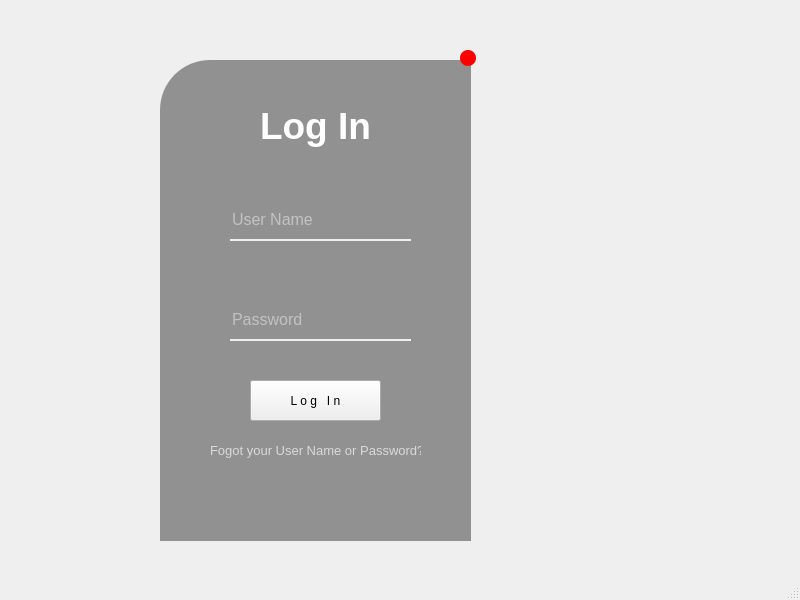
<?xml version="1.0" encoding="UTF-8"?>
<ui version="4.0">
 <class>MainWindow</class>
 <widget class="QMainWindow" name="MainWindow">
  <property name="geometry">
   <rect>
    <x>0</x>
    <y>0</y>
    <width>800</width>
    <height>600</height>
   </rect>
  </property>
  <property name="windowTitle">
   <string>MainWindow</string>
  </property>
  <widget class="QWidget" name="centralwidget">
   <widget class="QWidget" name="widget" native="true">
    <property name="geometry">
     <rect>
      <x>90</x>
      <y>40</y>
      <width>441</width>
      <height>511</height>
     </rect>
    </property>
    <widget class="QLabel" name="label">
     <property name="geometry">
      <rect>
       <x>70</x>
       <y>20</y>
       <width>311</width>
       <height>481</height>
      </rect>
     </property>
     <property name="styleSheet">
      <string notr="true">border-image: url(:/images/background.png);
background-color: rgba(0,0,0,100);
border-top-left-radius:50px;</string>
     </property>
     <property name="text">
      <string/>
     </property>
    </widget>
    <widget class="QLabel" name="label_2">
     <property name="geometry">
      <rect>
       <x>170</x>
       <y>60</y>
       <width>121</width>
       <height>51</height>
      </rect>
     </property>
     <property name="font">
      <font>
       <pointsize>28</pointsize>
       <weight>75</weight>
       <bold>true</bold>
      </font>
     </property>
     <property name="styleSheet">
      <string notr="true">color: rgb(255, 255, 255);</string>
     </property>
     <property name="text">
      <string>Log In</string>
     </property>
    </widget>
    <widget class="QLineEdit" name="lineEdit">
     <property name="geometry">
      <rect>
       <x>140</x>
       <y>160</y>
       <width>181</width>
       <height>41</height>
      </rect>
     </property>
     <property name="font">
      <font>
       <pointsize>12</pointsize>
      </font>
     </property>
     <property name="styleSheet">
      <string notr="true">background-color: rgba(0, 0, 0, 0);
color: rgb(244, 244, 244);
border:none;
border-bottom:2px solid  rgb(239, 239, 239);</string>
     </property>
     <property name="text">
      <string/>
     </property>
     <property name="placeholderText">
      <string>User Name</string>
     </property>
    </widget>
    <widget class="QLineEdit" name="lineEdit_2">
     <property name="geometry">
      <rect>
       <x>140</x>
       <y>260</y>
       <width>181</width>
       <height>41</height>
      </rect>
     </property>
     <property name="font">
      <font>
       <pointsize>12</pointsize>
      </font>
     </property>
     <property name="styleSheet">
      <string notr="true">background-color: rgba(0, 0, 0, 0);
color: rgb(244, 244, 244);
border:none;
border-bottom:2px solid  rgb(239, 239, 239);</string>
     </property>
     <property name="text">
      <string/>
     </property>
     <property name="echoMode">
      <enum>QLineEdit::Password</enum>
     </property>
     <property name="placeholderText">
      <string>Password</string>
     </property>
    </widget>
    <widget class="QPushButton" name="pushButton">
     <property name="geometry">
      <rect>
       <x>160</x>
       <y>340</y>
       <width>131</width>
       <height>41</height>
      </rect>
     </property>
     <property name="text">
      <string>L o g   I n</string>
     </property>
    </widget>
    <widget class="QLabel" name="label_4">
     <property name="geometry">
      <rect>
       <x>120</x>
       <y>390</y>
       <width>211</width>
       <height>41</height>
      </rect>
     </property>
     <property name="font">
      <font>
       <pointsize>10</pointsize>
      </font>
     </property>
     <property name="styleSheet">
      <string notr="true">color: rgb(217, 217, 217);</string>
     </property>
     <property name="text">
      <string>Fogot your User Name or Password?</string>
     </property>
    </widget>
    <widget class="QPushButton" name="closeButton">
     <property name="geometry">
      <rect>
       <x>370</x>
       <y>10</y>
       <width>16</width>
       <height>16</height>
      </rect>
     </property>
     <property name="styleSheet">
      <string notr="true">background-color: rgb(255, 0, 0);
border-radius : 8px;</string>
     </property>
     <property name="text">
      <string/>
     </property>
    </widget>
   </widget>
  </widget>
  <widget class="QMenuBar" name="menubar">
   <property name="geometry">
    <rect>
     <x>0</x>
     <y>0</y>
     <width>800</width>
     <height>21</height>
    </rect>
   </property>
  </widget>
  <widget class="QStatusBar" name="statusbar"/>
 </widget>
 <resources>
  <include location="res.qrc"/>
 </resources>
 <connections/>
</ui>
